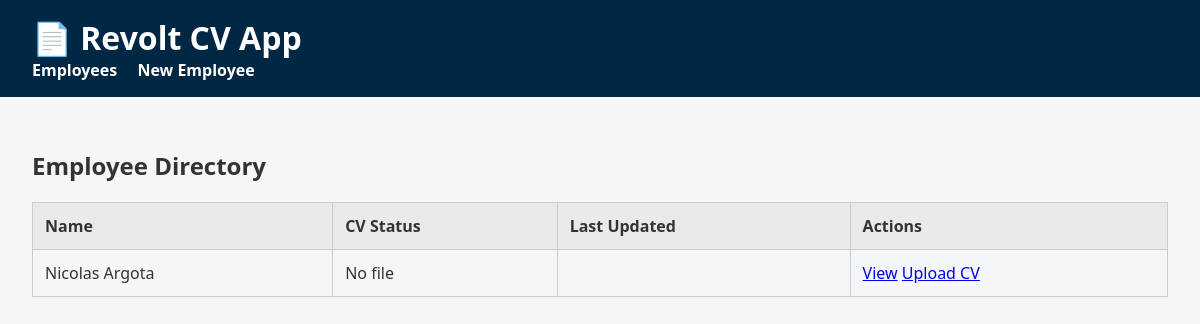
Before: / with the older database file.
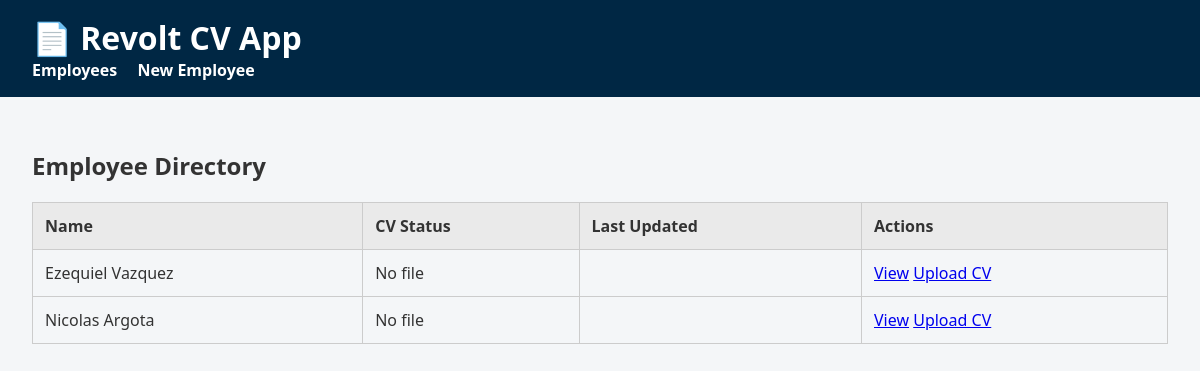
After: the same page with the newer database file.
### cvapp/models.py (models this page shows, shortened)
class Employee(models.Model):
    name = models.CharField(max_length=255)
    email = models.EmailField(null=True, blank=True)
    uploaded_cv = models.FileField(upload_to='uploads/', null=True, blank=True)
    generated_pdf = models.FileField(upload_to='generated_pdfs/', null=True, blank=True)
    last_updated = models.DateTimeField(auto_now=True)
    description = models.TextField(blank=True)
    stack = models.JSONField(default=list, blank=True)
    experience = models.JSONField(default=list, blank=True)
    education = models.JSONField(default=list, blank=True)

### cvapp/views.py (the view)
# urls.py: path('', views.employee_list, name='employee_list'),
def employee_list(request):
    employees = Employee.objects.all().order_by('-last_updated')
    return render(request, 'cvapp/employee_list.html', {'employees': employees})

### cvapp/templates/cvapp/employee_list.html
{% extends 'cvapp/base.html' %} {% block content %}
<h2>Employee Directory</h2>
<table>
  <thead>
    <tr>
      <th>Name</th>
      <th>CV Status</th>
      <th>Last Updated</th>
      <th>Actions</th>
    </tr>
  </thead>
  <tbody>
    {% for employee in employees %}
    <tr>
      <td>{{ employee.name }}</td>
      <td>{{ employee.cv.name|default:"No file" }}</td>
      <td>{{ employee.updated_at|date:"Y-m-d H:i" }}</td>
      <td>
        <a href="{% url 'employee_detail' employee.id %}">View</a>
        <a href="{% url 'employee_upload' employee.id %}">Upload CV</a>
      </td>
    </tr>
    {% empty %}
    <tr>
      <td colspan="4">No employees found.</td>
    </tr>
    {% endfor %}
  </tbody>
</table>
{% endblock %}

### cvapp/templates/cvapp/base.html (shortened to what this page needs)
<!DOCTYPE html>
<html lang="en">
<head>
</head>
<body>
<header>
  <h1>📄 Revolt CV App</h1>
  <nav>
    <a href="{% url 'employee_list' %}">Employees</a>
    <a href="{% url 'employee_create' %}">New Employee</a>
  </nav>
</header>
<main>
  {% block content %}{% endblock %}
</main>
</body>
</html>

### cvapp/templates/cvapp/base.html (style rules this page uses)
body { font-family: 'Segoe UI', sans-serif; margin: 0; background-color: #f4f6f8; color: #333; }
header { background-color: #002744; color: white; padding: 1rem 2rem; }
header h1 { margin: 0; }
nav a { color: white; margin-right: 1rem; text-decoration: none; font-weight: bold; }
main { padding: 2rem; }
table { width: 100%; border-collapse: collapse; margin-top: 1rem; }
th, td { border: 1px solid #ccc; padding: 0.75rem; text-align: left; }
th { background-color: #eaeaea; }

Changed rows visible on the page:
added Employee: name "Ezequiel Vazquez", cv.name "No file"
